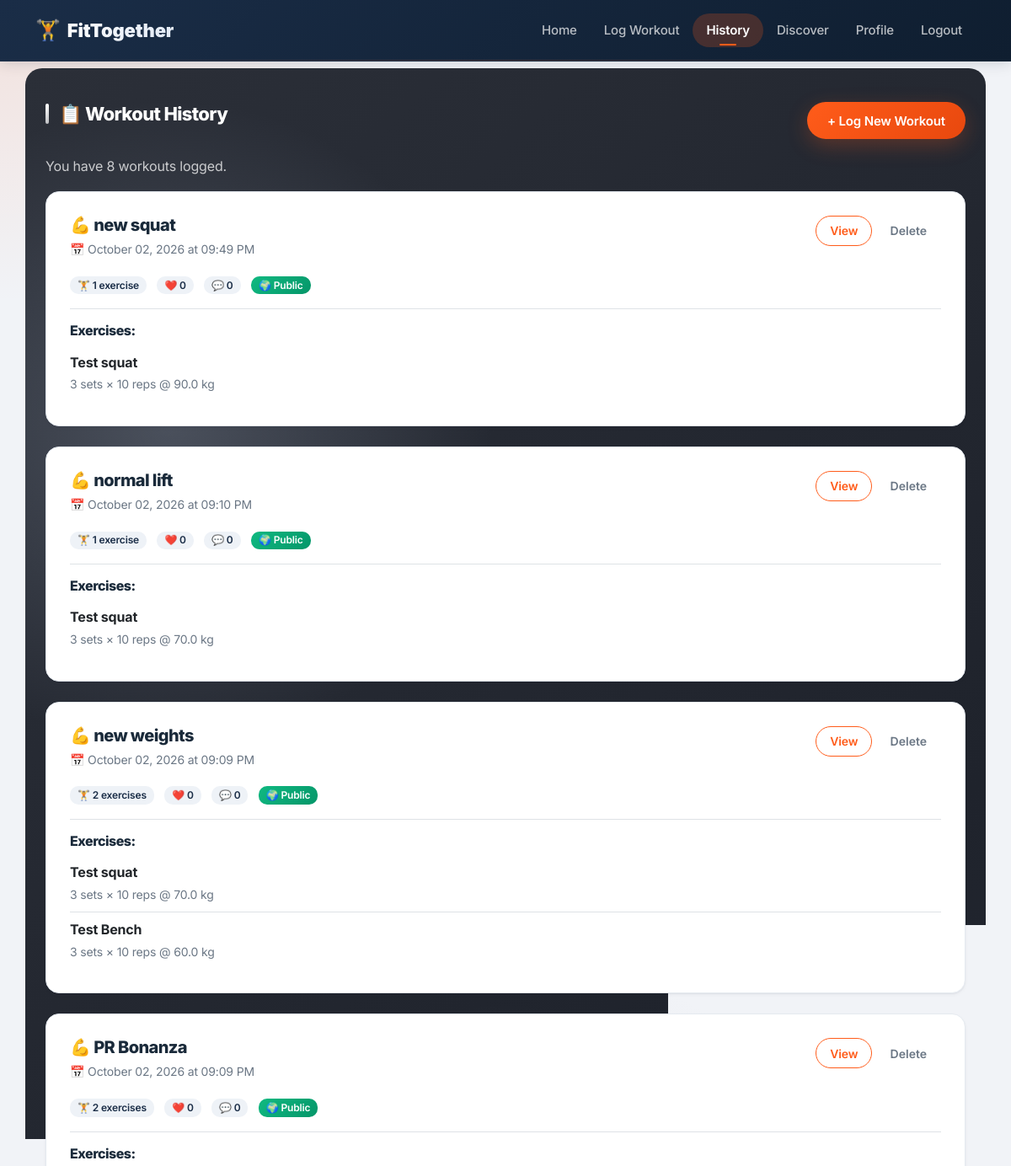
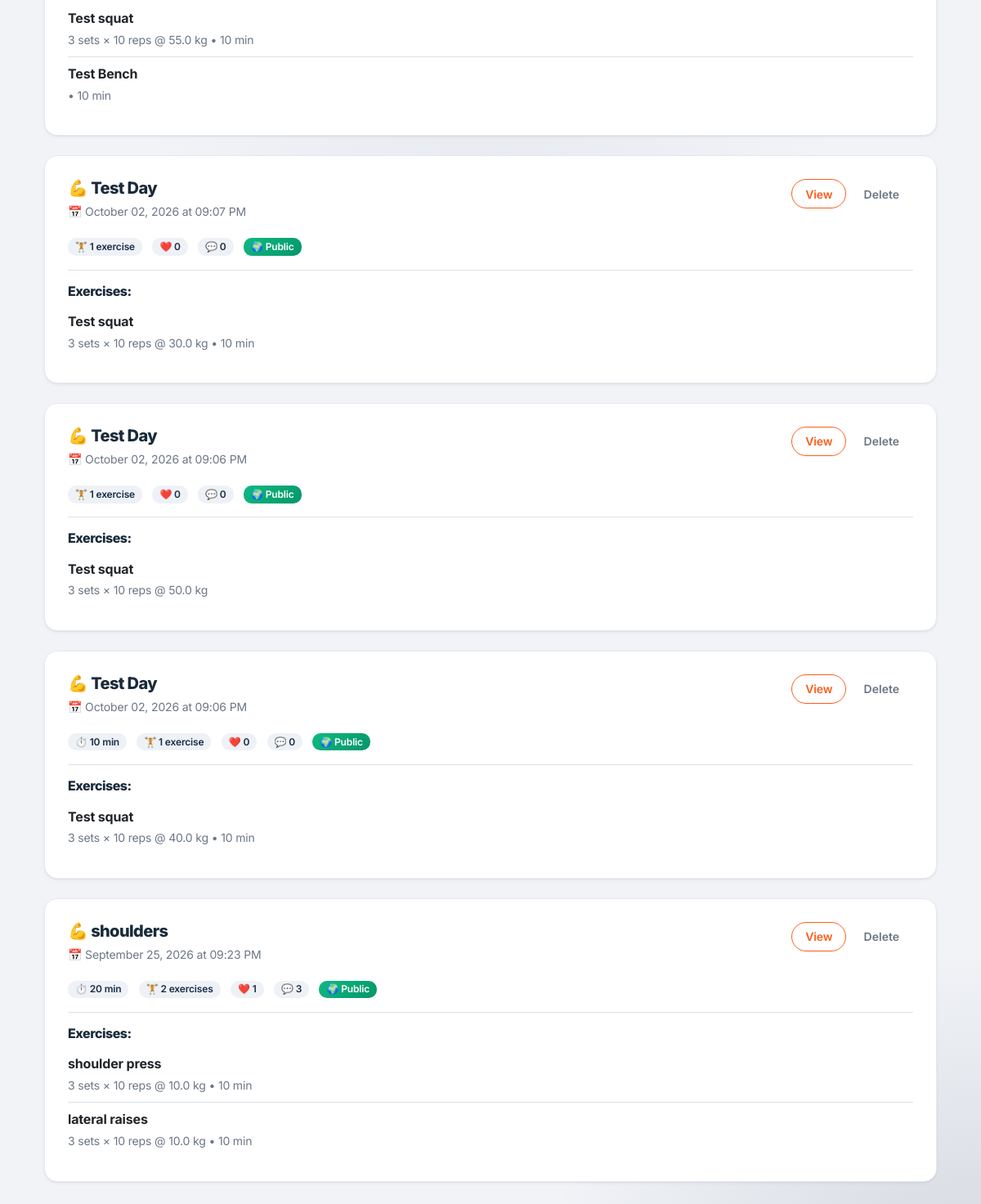
Page /workouts/history (signed in) on the committed database (2 pictures, top to bottom).
### app/__init__.py (models this page shows, shortened)
class Workout(db.Model):
    __tablename__ = 'workouts'
    id = db.Column(db.Integer, primary_key=True)
    user_id = db.Column(db.Integer, db.ForeignKey('users.id'), nullable=False)
    name = db.Column(db.String(100), nullable=False)
    date = db.Column(db.DateTime, default=datetime.utcnow)
    duration = db.Column(db.Integer, default=0)
    notes = db.Column(db.Text, default='')
    is_public = db.Column(db.Boolean, default=True, nullable=False)
    created_at = db.Column(db.DateTime, default=datetime.utcnow)
    user = db.relationship('User', backref='workouts')
    exercises = db.relationship(
        'Exercise',
        backref='workout',
        cascade='all, delete-orphan'
    )
    def like_count(self):
        return Like.query.filter_by(workout_id=self.id).count()

class Exercise(db.Model):
    __tablename__ = 'exercises'
    id = db.Column(db.Integer, primary_key=True)
    workout_id = db.Column(db.Integer, db.ForeignKey('workouts.id'), nullable=False)
    name = db.Column(db.String(100), nullable=False)
    sets = db.Column(db.Integer, default=0)
    reps = db.Column(db.Integer, default=0)
    weight = db.Column(db.Float, default=0)
    duration = db.Column(db.Integer, default=0)
    distance = db.Column(db.Float, default=0)
    notes = db.Column(db.Text, default='')

### app/routes/workouts.py (the view)
@bp.route('/history')
@login_required
def history():
    workouts = Workout.query.filter_by(user_id=current_user.id)\
        .order_by(Workout.date.desc()).all()
    return render_template(
        'workouts/history.html',
        workouts=workouts,
        total_workouts=len(workouts)
    )

### app/__init__.py (called while the page is built)
@login_manager.user_loader
def load_user(user_id):
    return User.query.get(int(user_id))

### app/templates/workouts/history.html (shortened to what this page needs)
{% extends "base.html" %}
{% block content %}
<div class="page-history-dark">
    <div class="section-heading-row">
        <h2 class="section-heading section-heading-light">📋 Workout History</h2>
        <a href="{{ url_for('workouts.log_workout') }}" class="btn btn-primary">
            + Log New Workout
        </a>
    </div>
    {% if workouts %}
        <p style="color: rgba(255, 255, 255, 0.75);">
            You have {{ total_workouts }} workout{{ 's' if total_workouts != 1 else '' }} logged.
        </p>
        {% for workout in workouts %}
            <div class="card mb-4 fade-in-up">
                <div class="card-body">
                    <div class="d-flex justify-content-between align-items-start mb-3">
                        <div>
                            <h4 class="card-title mb-1">💪 {{ workout.name }}</h4>
                            <small class="text-muted">
                                📅 {{ workout.date.strftime('%B %d, %Y at %I:%M %p') }}
                            </small>
                        </div>
                        <div>
                            <a href="{{ url_for('workouts.view_workout', workout_id=workout.id) }}"
                               class="btn btn-sm btn-outline-primary">View</a>
                            <form method="POST"
                                  action="{{ url_for('workouts.delete_workout', workout_id=workout.id) }}"
                                  class="d-inline"
                                  onsubmit="return confirm('Delete this workout?');">
                                <button type="submit" class="btn btn-sm btn-ghost">Delete</button>
                            </form>
                        </div>
                    </div>
                    <div class="mb-3">
                        {% if workout.duration %}
                            <span class="badge bg-secondary me-2">⏱️ {{ workout.duration }} min</span>
                        {% endif %}
                        <span class="badge bg-secondary me-2">
                            🏋️ {{ workout.exercises|length }} exercise{{ 's' if workout.exercises|length != 1 else '' }}
                        </span>
                        <span class="badge bg-secondary me-2">❤️ {{ workout.like_count() }}</span>
                        <span class="badge bg-secondary me-2">💬 {{ workout.comments|length }}</span>
                        {% if workout.is_public %}
                            <span class="badge bg-success me-2">🌍 Public</span>
                        {% else %}
                            <span class="badge bg-dark me-2">🔒 Private</span>
                        {% endif %}
                    </div>
                    <h6 class="border-top pt-3">Exercises:</h6>
                    <ul class="list-group list-group-flush">
                        {% for exercise in workout.exercises %}
                            <li class="list-group-item d-flex justify-content-between align-items-center px-0">
                                <div>
                                    <strong>{{ exercise.name }}</strong>
                                    <br>
                                    <small class="text-muted">
                                        {% if exercise.sets %}{{ exercise.sets }} sets{% endif %}
                                        {% if exercise.reps %}× {{ exercise.reps }} reps{% endif %}
                                        {% if exercise.weight %}@ {{ exercise.weight }} kg{% endif %}
                                        {% if exercise.duration %}• {{ exercise.duration }} min{% endif %}
                                    </small>
                                </div>
                            </li>
                        {% endfor %}
                    </ul>
                </div>
            </div>
        {% endfor %}
    {% endif %}
</div>
{% endblock %}

### rows in the picture
Workout: name "new squat", date "October 02, 2026 at 09:49 PM", exercises|length "1", like_count "0", comments|length "0", is_public "🌍 Public"
Exercise: name "Test squat", sets "3", reps "10", weight "90.0"
Workout: name "normal lift", date "October 02, 2026 at 09:10 PM", exercises|length "1", like_count "0", comments|length "0", is_public "🌍 Public"
Exercise: name "Test squat", sets "3", reps "10", weight "70.0"
Workout: name "new weights", date "October 02, 2026 at 09:09 PM", exercises|length "2", exercises "s", like_count "0", comments|length "0", is_public "🌍 Public"
Exercise: name "Test squat", sets "3", reps "10", weight "70.0"
Exercise: name "Test Bench", sets "3", reps "10", weight "60.0"
Workout: name "PR Bonanza", date "October 02, 2026 at 09:09 PM", exercises|length "2", exercises "s", like_count "0", comments|length "0", is_public "🌍 Public"
Exercise: name "Test squat", sets "3", reps "10", weight "55.0", duration "10"
Exercise: name "Test Bench", duration "10"
Workout: name "Test Day", date "October 02, 2026 at 09:07 PM", exercises|length "1", like_count "0", comments|length "0", is_public "🌍 Public"
Exercise: name "Test squat", sets "3", reps "10", weight "30.0", duration "10"
Workout: name "Test Day", date "October 02, 2026 at 09:06 PM", exercises|length "1", like_count "0", comments|length "0", is_public "🌍 Public"
Exercise: name "Test squat", sets "3", reps "10", weight "50.0"
Workout: name "Test Day", date "October 02, 2026 at 09:06 PM", duration "10", exercises|length "1", like_count "0", comments|length "0", is_public "🌍 Public"
Exercise: name "Test squat", sets "3", reps "10", weight "40.0", duration "10"
Workout: name "shoulders", date "September 25, 2026 at 09:23 PM", duration "20", exercises|length "2", exercises "s", like_count "1", comments|length "3", is_public "🌍 Public"
Exercise: name "shoulder press", sets "3", reps "10", weight "10.0", duration "10"
Exercise: name "lateral raises", sets "3", reps "10", weight "10.0", duration "10"

### other values in the picture
{{ total_workouts }} "8"
{{ 's' if total_workouts != 1 else '' }} "s"
